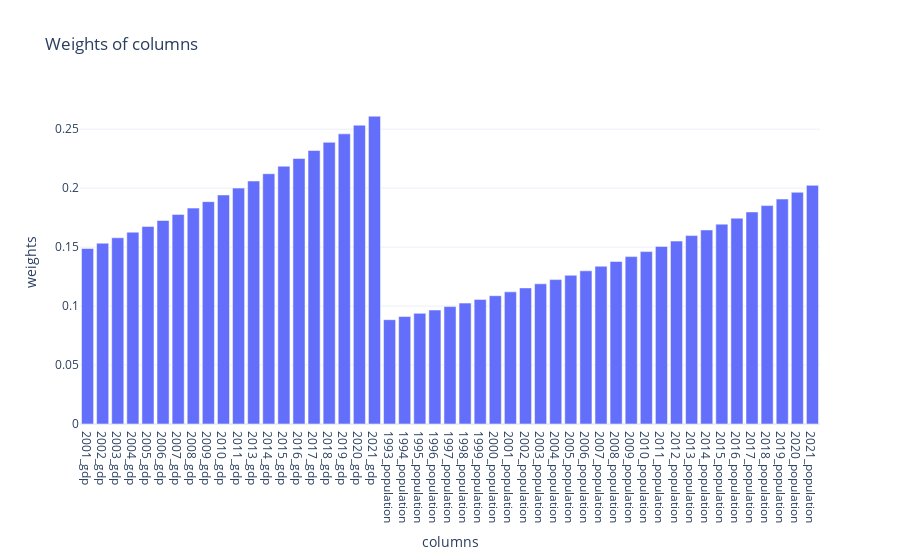

The code cell stored with this chart in its notebook:
### Markdown cell above
### Use case: similarity in outcome patterns and some other features

Say you want to include historical population patterns in your similarity ranking. You also want to pay a bit more attention to older data points.

### Code cell
f  = FipsQuery(1007, outcome_var = "gdp",
               feature_groups= ["population"],
               weights= {"population":4}, #with one feature group only
               # weights 1-4 won't make a difference
               lag = 0, top =5, time_decay = 1.03)
f.find_euclidean_kins()
# you still can inspect the resulting weighing:
display(f.weigth_plot.show())

### Figure 1 — Plotly figure (JSON) as saved in the notebook; plotly's stock layout.template omitted (floating-point values rounded to 4 significant figures)
{"data": [{"type": "bar", "x": ["2001_gdp", "2002_gdp", "2003_gdp", "2004_gdp", "2005_gdp", "2006_gdp", "2007_gdp", "2008_gdp", "2009_gdp", "2010_gdp", "2011_gdp", "2013_gdp", "2014_gdp", "2015_gdp", "2016_gdp", "2017_gdp", "2018_gdp", "2019_gdp", "2020_gdp", "2021_gdp", "1993_population", "1994_population", "1995_population", "1996_population", "1997_population", "1998_population", "1999_population", "2000_population", "2001_population", "2002_population", "2003_population", "2004_population", "2005_population", "2006_population", "2007_population", "2008_population", "2009_population", "2010_population", "2011_population", "2012_population", "2013_population", "2014_population", "2015_population", "2016_population", "2017_population", "2018_population", "2019_population", "2020_population", "2021_population"], "y": [0.1489, 0.1533, 0.1579, 0.1627, 0.1675, 0.1726, 0.1778, 0.1831, 0.1886, 0.1942, 0.2001, 0.2061, 0.2122, 0.2186, 0.2252, 0.2319, 0.2389, 0.246, 0.2534, 0.261, 0.08846, 0.09111, 0.09385, 0.09666, 0.09956, 0.1025, 0.1056, 0.1088, 0.1121, 0.1154, 0.1189, 0.1224, 0.1261, 0.1299, 0.1338, 0.1378, 0.142, 0.1462, 0.1506, 0.1551, 0.1598, 0.1646, 0.1695, 0.1746, 0.1798, 0.1852, 0.1908, 0.1965, 0.2024]}], "layout": {"title": {"text": "Weights of columns"}, "xaxis": {"title": {"text": "columns"}}, "yaxis": {"title": {"text": "weights"}}}}
